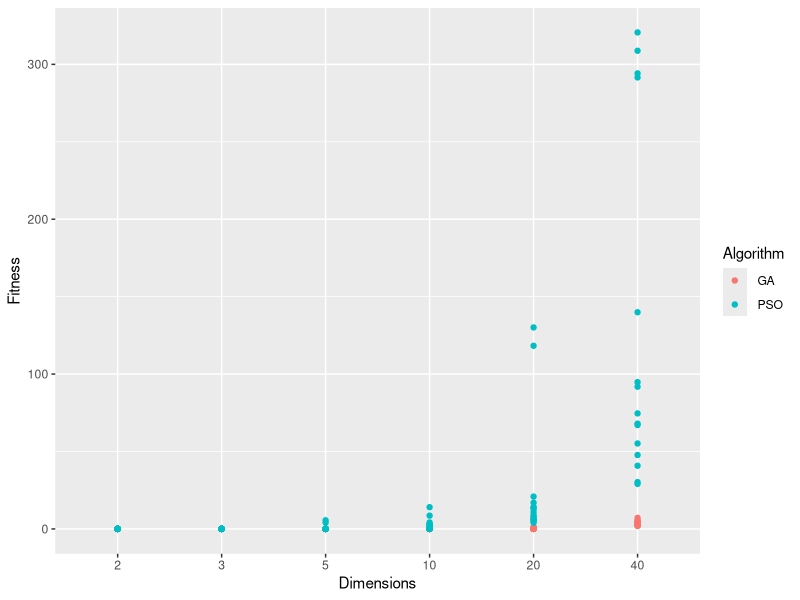
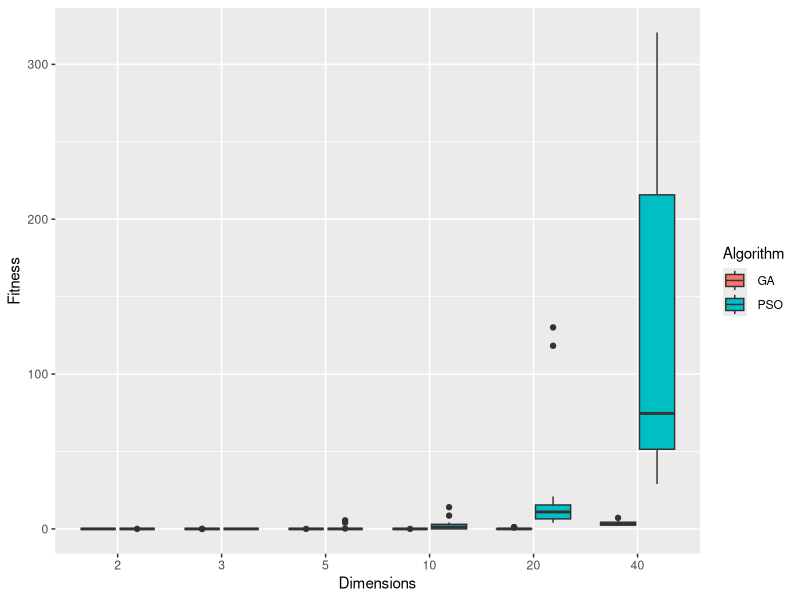

R code for these plots, in order:
library(ggplot2)
library(ggthemes)

data <- read.csv("experiments.csv")

data$Dimensions <- as.factor(data$Dimensions)
data.Rastrigin <- data[ data$Function == "Rastrigin", ]

ggplot(data.Rastrigin, aes(x=Dimensions,y=Fitness,color=Algorithm))+geom_point()
ggplot(data.Rastrigin, aes(x=Dimensions,y=Fitness,fill=Algorithm))+geom_boxplot()


